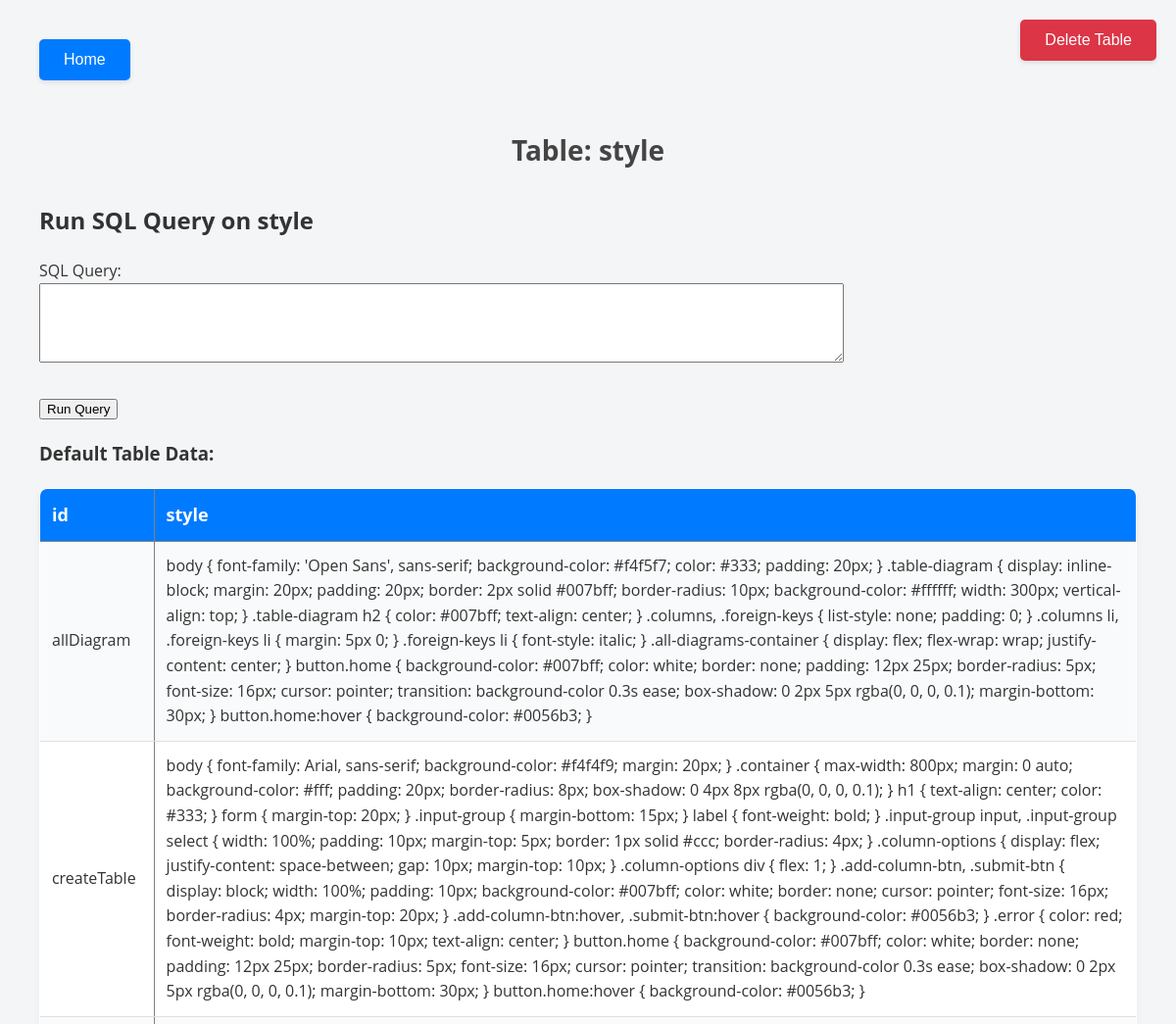
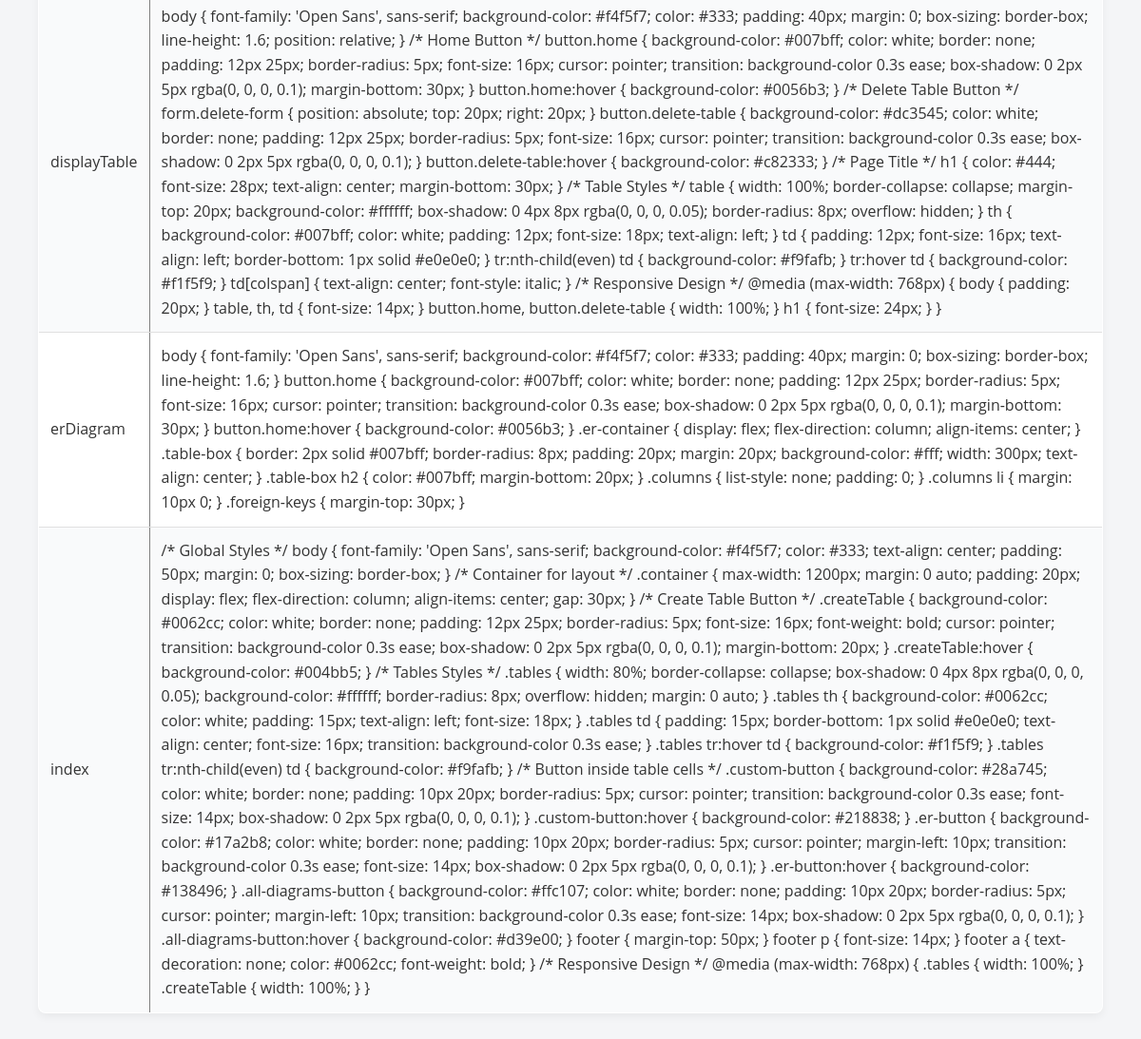
The page /php/displayTable.php?table=style on the database its author committed (2 pictures, top to bottom).
### tables this page shows
CREATE TABLE `style` (
  `id` varchar(255) NOT NULL,
  `style` text
);

### php/displayTable.php (the view, shortened to what this page needs)
<?php
require_once './fetchStyle.php';
if (isset($_GET['table'])) {
    $tableName = $_GET['table'];
    if (preg_match('/^[a-zA-Z0-9_ ]+$/', $tableName)) {
        $connection = new Connection();
        $conn = $connection->get_connection();
        function fetchTableColumns($tableName, $conn) {
            $sql = "SHOW COLUMNS FROM `$tableName`";
            $result = $conn->query($sql);
            $columns = [];
            if ($result->num_rows > 0) {
                while ($row = $result->fetch_assoc()) {
                    $columns[] = $row['Field'];
                }
            }
            return $columns;
        }
        $columns = fetchTableColumns($tableName, $conn);
        $defaultSql = "SELECT * FROM `$tableName`";
        $data = $conn->query($defaultSql);
    } else {
        die('Invalid table name.');
        header('Location: ../index.php');
    }
} else {
    die('No table specified.');
}
?>
<!DOCTYPE html>
<html lang="en">
<head>
</head>
<body>
<button class="home" onclick="window.location.href='../index.php'">
    Home
</button>
<form class="delete-form" method="POST">
    <button type="submit" class="delete-table" name="delete_table" onclick="return confirm('Are you sure you want to delete this table?');">
        Delete Table
    </button>
</form>
<h1>Table: <?php echo htmlspecialchars($tableName); ?></h1>
<?php if (!empty($columns)): ?>
    <h2>Run SQL Query on <?php echo htmlspecialchars($tableName); ?></h2>
    <form method="POST">
        <label for="sql_query">SQL Query:</label><br>
        <textarea name="sql_query" rows="5" cols="100"><?php echo isset($_POST['sql_query']) ? htmlspecialchars($_POST['sql_query']) : ''; ?></textarea><br><br>
        <button type="submit" name="run_query">Run Query</button>
    </form>
    <?php
    if (isset($_POST['run_query']) && !empty($_POST['sql_query'])) {
        $sqlQuery = $_POST['sql_query'];
        if ($result = $conn->query($sqlQuery)) {
            if ($result instanceof mysqli_result && $result->num_rows > 0) {
                echo "<h3>Query Results:</h3>";
                echo "<table border='1'>";
                echo "<tr>";
                while ($fieldInfo = $result->fetch_field()) {
                    echo "<th>" . htmlspecialchars($fieldInfo->name) . "</th>";
                }
                echo "</tr>";
                while ($row = $result->fetch_assoc()) {
                    echo "<tr>";
                    foreach ($row as $data) {
                        echo "<td>" . htmlspecialchars($data) . "</td>";
                    }
                    echo "</tr>";
                }
                echo "</table>";
            } elseif ($result === true) {
                echo "<p>Query executed successfully.</p>";
            } else {
                echo "<p>No results returned by the query.</p>";
            }
        } else {
            echo "<p>Error executing query: " . $conn->error . "</p>";
        }
    } else {
        if ($data && $data->num_rows > 0) {
            echo "<h3>Default Table Data:</h3>";
            echo "<table border='1'>";
            echo "<tr>";
            foreach ($columns as $column) {
                echo "<th>" . htmlspecialchars($column) . "</th>";
            }
            echo "</tr>";
            while ($row = $data->fetch_assoc()) {
                echo "<tr>";
                foreach ($columns as $column) {
                    echo "<td>" . htmlspecialchars($row[$column]) . "</td>";
                }
                echo "</tr>";
            }
            echo "</table>";
        } else {
            echo "<p>No data found in this table.</p>";
        }
    }
    ?>
<?php endif; ?>
</body>
</html>

### rows shown on the page
style: id "allDiagram", style "body { font-family: 'Open Sans', sans-serif; background-color: #f4f5f7; color: #333; padding: 20px; } .table-diagram { display: inline-block; margin: 20px; padding: 20px; border: 2px solid #007bff; border-radius: 10px; background-color: #ffffff; width: 300px; vertical-align: top; } .table-diagram h2 { color: #007bff; text-align: center; } .columns, .foreign-keys { list-style: none; padding: 0; } .columns li, .foreign-keys li { margin: 5px 0; } .foreign-keys li { font-style: italic; } .all-diagrams-container { display: flex; flex-wrap: wrap; justify-content: center; } button.home { background-color: #007bff; color: white; border: none; padding: 12px 25px; border-radius: 5px; font-size: 16px;…"
style: id "createTable", style "body { font-family: Arial, sans-serif; background-color: #f4f4f9; margin: 20px; } .container { max-width: 800px; margin: 0 auto; background-color: #fff; padding: 20px; border-radius: 8px; box-shadow: 0 4px 8px rgba(0, 0, 0, 0.1); } h1 { text-align: center; color: #333; } form { margin-top: 20px; } .input-group { margin-bottom: 15px; } label { font-weight: bold; } .input-group input, .input-group select { width: 100%; padding: 10px; margin-top: 5px; border: 1px solid #ccc; border-radius: 4px; } .column-options { display: flex; justify-content: space-between; gap: 10px; margin-top: 10px; } .column-options div { flex: 1; } .add-column-btn, .submit-btn { display: block; width: 100%; padding:…"
style: id "displayTable", style "body { font-family: 'Open Sans', sans-serif; background-color: #f4f5f7; color: #333; padding: 40px; margin: 0; box-sizing: border-box; line-height: 1.6; position: relative; } /* Home Button */ button.home { background-color: #007bff; color: white; border: none; padding: 12px 25px; border-radius: 5px; font-size: 16px; cursor: pointer; transition: background-color 0.3s ease; box-shadow: 0 2px 5px rgba(0, 0, 0, 0.1); margin-bottom: 30px; } button.home:hover { background-color: #0056b3; } /* Delete Table Button */ form.delete-form { position: absolute; top: 20px; right: 20px; } button.delete-table { background-color: #dc3545; color: white; border: none; padding: 12px 25px; border-radius: 5px;…"
style: id "erDiagram", style "body { font-family: 'Open Sans', sans-serif; background-color: #f4f5f7; color: #333; padding: 40px; margin: 0; box-sizing: border-box; line-height: 1.6; } button.home { background-color: #007bff; color: white; border: none; padding: 12px 25px; border-radius: 5px; font-size: 16px; cursor: pointer; transition: background-color 0.3s ease; box-shadow: 0 2px 5px rgba(0, 0, 0, 0.1); margin-bottom: 30px; } button.home:hover { background-color: #0056b3; } .er-container { display: flex; flex-direction: column; align-items: center; } .table-box { border: 2px solid #007bff; border-radius: 8px; padding: 20px; margin: 20px; background-color: #fff; width: 300px; text-align: center; } .table-box h2 {…"
style: id "index", style "/* Global Styles */ body { font-family: 'Open Sans', sans-serif; background-color: #f4f5f7; color: #333; text-align: center; padding: 50px; margin: 0; box-sizing: border-box; } /* Container for layout */ .container { max-width: 1200px; margin: 0 auto; padding: 20px; display: flex; flex-direction: column; align-items: center; gap: 30px; } /* Create Table Button */ .createTable { background-color: #0062cc; color: white; border: none; padding: 12px 25px; border-radius: 5px; font-size: 16px; font-weight: bold; cursor: pointer; transition: background-color 0.3s ease; box-shadow: 0 2px 5px rgba(0, 0, 0, 0.1); margin-bottom: 20px; } .createTable:hover { background-color: #004bb5; } /* Tables…"

### other values the page prints
$tableName "style"
$column "id"
$column "style"
